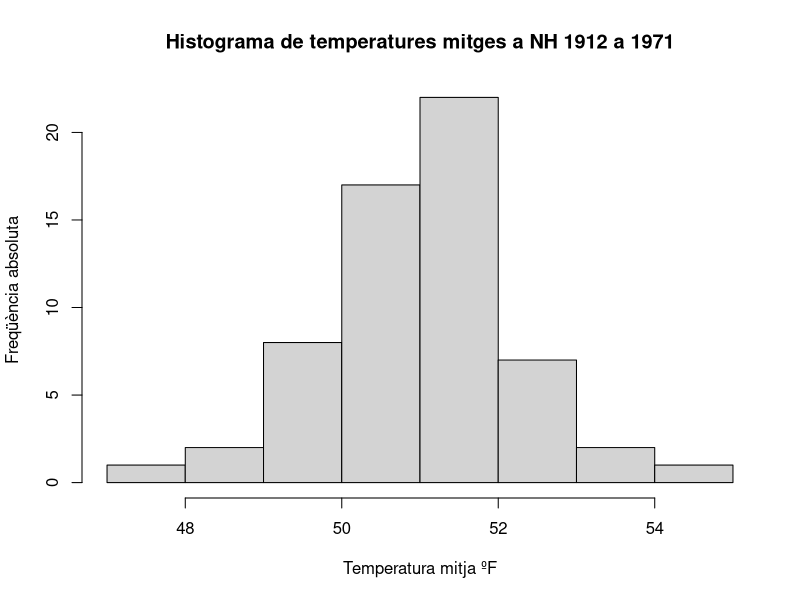
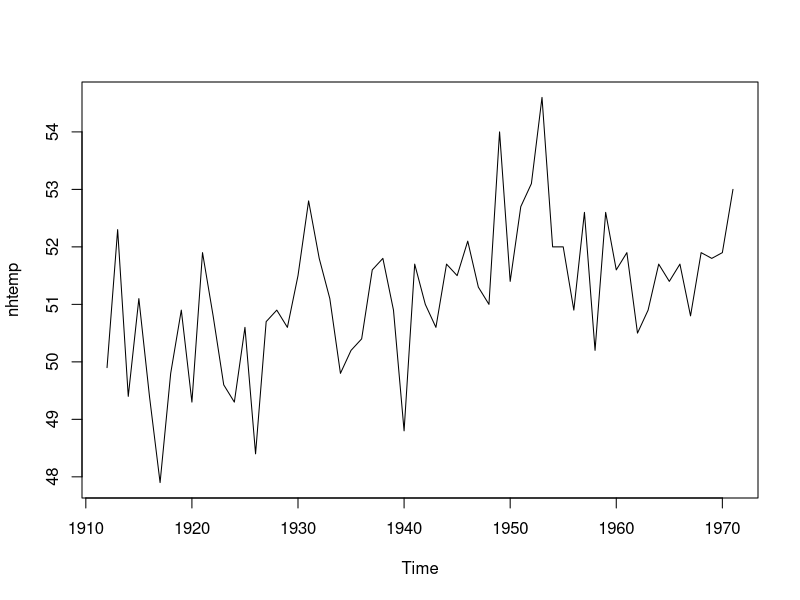
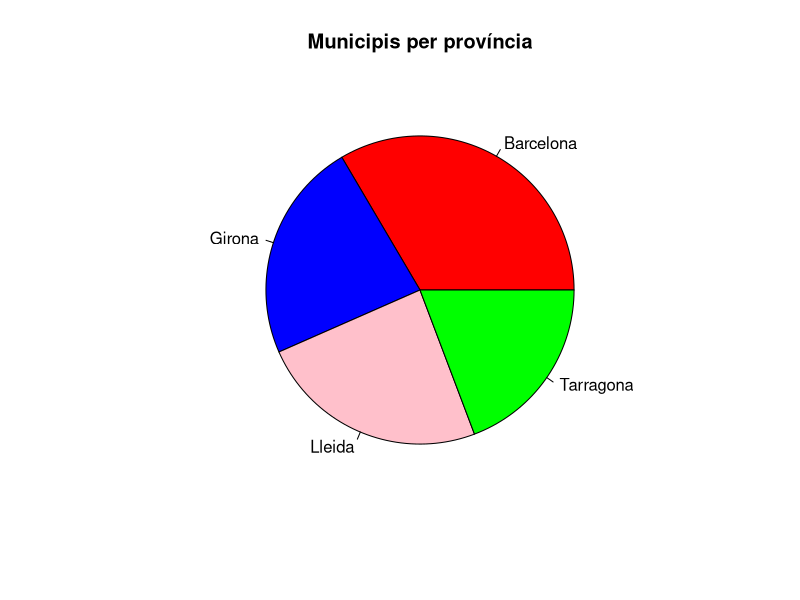
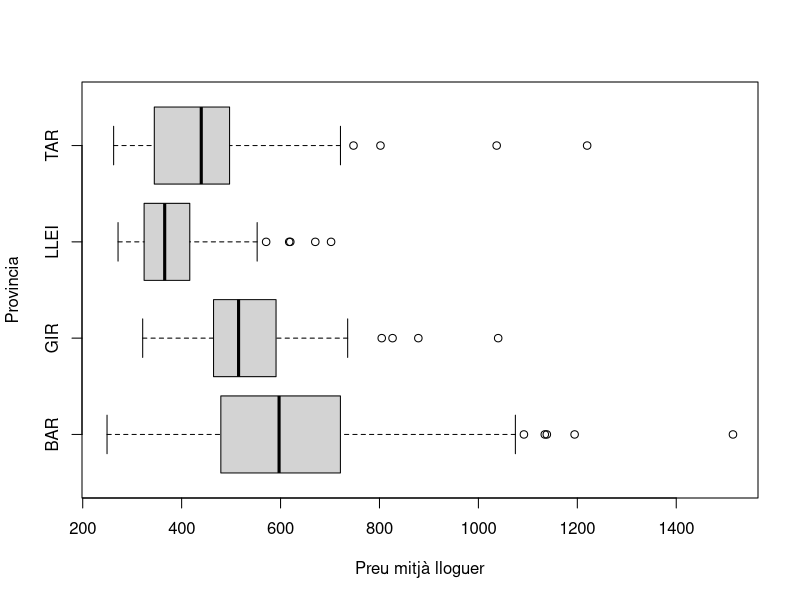

Reproduce these figures in R, in order.
## ---- chunk 1
summary(nhtemp)
## ---- chunk 2
hist(x = nhtemp, main = "Histograma de temperatures mitges a NH 1912 a 1971", xlab = "Temperatura mitja ºF", ylab = "Freqüència absoluta")
## ---- chunk 3
plot(nhtemp)
## ---- chunk 4
dades <- read.csv("PIS_MUN.csv", sep = ";")
attach(dades)
resum.num <- cbind (mean(N2019,na.rm=TRUE),median(N2019,na.rm=TRUE),sd(N2019,na.rm=TRUE),t(quantile(N2019,na.rm=TRUE)))
colnames(resum.num) <- c("Mitjana","Mediana","DTM","Mínim","Q1","Q2","Q3","Màxim")
resum.num
## ---- chunk 5
taula_prov <- factor(PROV)
table(taula_prov)
## ---- chunk 6
pie(table(taula_prov),col = c("red", "blue", "pink", "green"),main = "Municipis per província")
## ---- chunk 7
boxplot(dades$M2019 ~ dades$PROV,xlab="Preu mitjà lloguer",ylab="Provincia",names=c("BAR","GIR","LLEI","TAR"),horizontal = TRUE)
